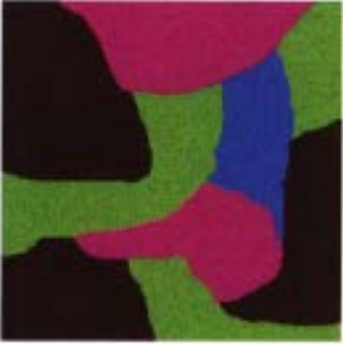
#> input picture Image_Segmentation-main/image/low/1.png, 343 x 344 px, found by its file name
$ python xiangsu.py
#> lines starting #> are read from the running program, lines starting #| are printed output that depends on the picture
from PIL import Image
import cv2
import numpy as np

path_picture = "D:\\task\\1.png"
img = cv2.imread(path_picture, cv2.IMREAD_COLOR)
#> img is the input picture: shape (344, 343, 3); mean B, G, R 48.7, 52.2, 75.9
cv2.imshow("test", img)
cv2.waitKey(0)

img_array = np.array(img)
shape = img_array.shape
#> shape = (344, 343, 3)
# print(type(shape)) # <class 'tuple'>
# 这里的shape表示图片的一个维度，以元组的方式进行存储

#print(img_array.shape)
# 这句话的意思是将像素点全部存储在一个数组中（numpy.ndarray)

height = shape[0]
#> height = 344
width = shape[1]
#> width = 343
# 得到这张照片的长度和宽度,其中height表示行数，width表示列数

dst_rgb = np.zeros((height, width, 3))
# 意思是建立一个0的三维数组，分别存储它的B,G,R像素
# 但是还可以通过dst[height,width]访问这个点的RGB

for h in range(0, height):
    for w in range(0, width):
        dst_rgb[h, w] = img_array[h, w]
# 这段话的意思是将图片中的RGB的像素抠出来进行存储


def trans(r, g, b):
    index = r*0.2989+g*0.5870+b*0.1140
    return index
# 这段话的意思是将RGB的值换算成为灰度


dst_gery = np.zeros((height, width))
# 开辟一个存储灰度的二维数组

for h in range(0, height):
    for w in range(0, width):
        b = dst_rgb[h, w, 0]
        g = dst_rgb[h, w, 1]
        r = dst_rgb[h, w, 2]
        dst_gery[h, w] = trans(r, g, b)
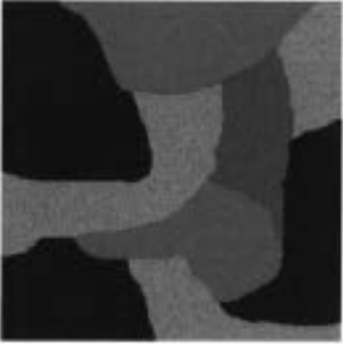
#> dst_gery: shape (344, 343) float64; min 8.24, max 252.8, mean 58.9
# 这段话的意思是调用函数进行灰度存储
print(dst_gery)
#> (printed output is left out)
